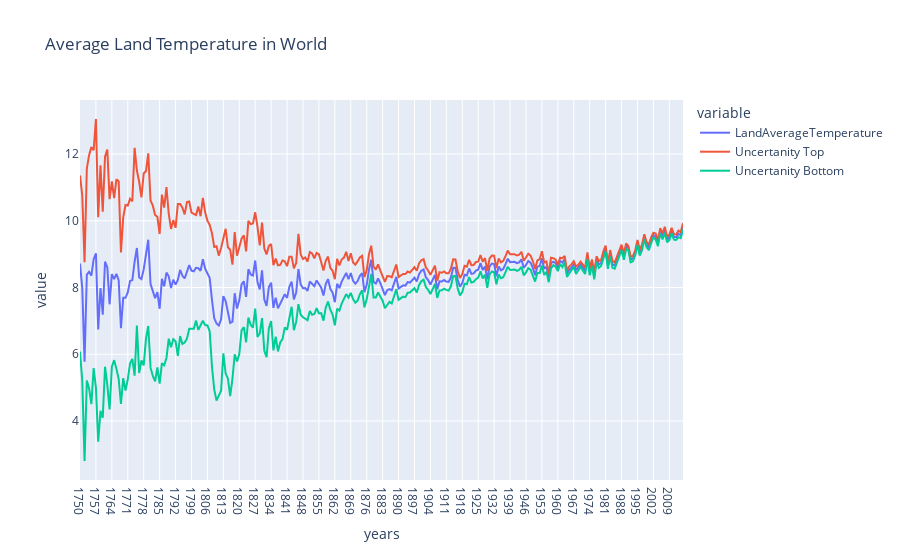

The notebook cell this image was saved under:
### Code cell
fig=px.line(data,x='years' ,y=['LandAverageTemperature','Uncertanity Top', 'Uncertanity Bottom'], title='Average Land Temperature in World')
fig.show()

### Figure 1 — Plotly figure (JSON) as saved in the notebook; plotly's stock layout.template omitted (floating-point values rounded to 4 significant figures; data arrays with more than 128 entries replaced by an {"elided": "..."} marker saying what was removed)
{"data": [{"hovertemplate": "variable=LandAverageTemperature<br>years=%{x}<br>value=%{y}<extra></extra>", "legendgroup": "LandAverageTemperature", "line": {"color": "#636efa", "dash": "solid"}, "marker": {"symbol": "circle"}, "mode": "lines", "name": "LandAverageTemperature", "orientation": "v", "showlegend": true, "type": "scatter", "x": {"elided": "266 str values"}, "xaxis": "x", "y": {"elided": "266 float values"}, "yaxis": "y"}, {"hovertemplate": "variable=Uncertanity Top<br>years=%{x}<br>value=%{y}<extra></extra>", "legendgroup": "Uncertanity Top", "line": {"color": "#EF553B", "dash": "solid"}, "marker": {"symbol": "circle"}, "mode": "lines", "name": "Uncertanity Top", "orientation": "v", "showlegend": true, "type": "scatter", "x": {"elided": "266 str values"}, "xaxis": "x", "y": {"elided": "266 float values"}, "yaxis": "y"}, {"hovertemplate": "variable=Uncertanity Bottom<br>years=%{x}<br>value=%{y}<extra></extra>", "legendgroup": "Uncertanity Bottom", "line": {"color": "#00cc96", "dash": "solid"}, "marker": {"symbol": "circle"}, "mode": "lines", "name": "Uncertanity Bottom", "orientation": "v", "showlegend": true, "type": "scatter", "x": {"elided": "266 str values"}, "xaxis": "x", "y": {"elided": "266 float values"}, "yaxis": "y"}], "layout": {"legend": {"title": {"text": "variable"}, "tracegroupgap": 0}, "title": {"text": "Average Land Temperature in World"}, "xaxis": {"anchor": "y", "domain": [0, 1], "title": {"text": "years"}}, "yaxis": {"anchor": "x", "domain": [0, 1], "title": {"text": "value"}}}}
